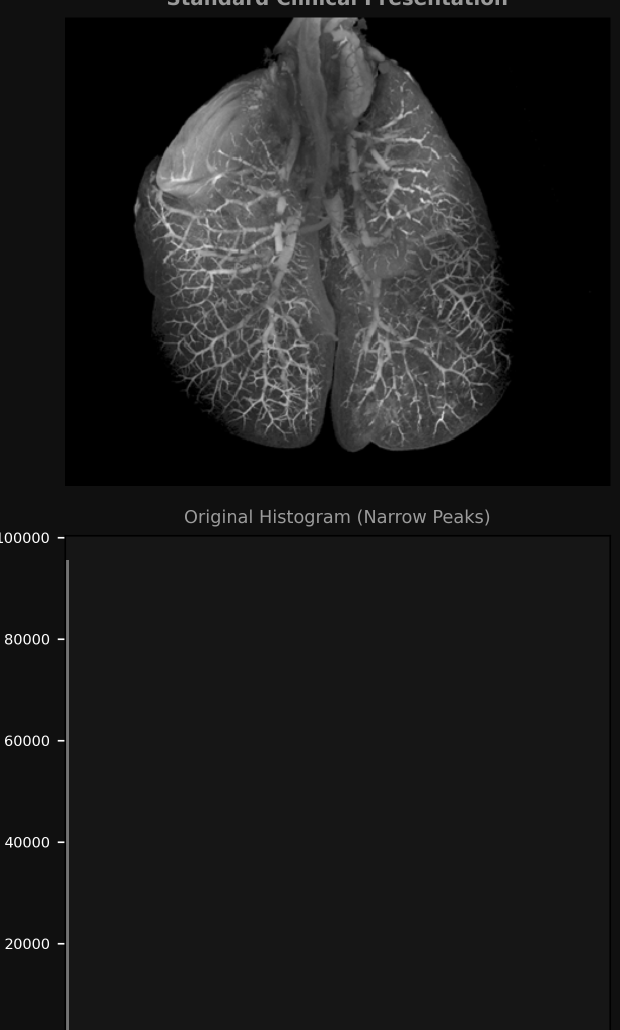
%> input picture Experiment_05/Inputs/images/Lung-HR-contrast.png, 1240 x 2060 px (shown at 1/2 size)
$ octave --eval "example_02_ghe_vs_clahe;"   (GNU Octave 9; MATLAB toolbox functions it lacks are replaced by stand-ins)
%> lines starting %> are read from the running program, lines starting %| are printed output that depends on the picture
%% Experiment 02 - Example 2: Global Equalization vs CLAHE Benchmarking (MATLAB)
% Course: Medical Image Processing (B.Sc. Biomedical Engineering)
% Faculty: Engr. Rana Talha Khalid | Department of Biomedical Engineering, Riphah International University

function example_02_ghe_vs_clahe()
    fprintf('======================================================================\n');
    fprintf('EXAMPLE 2: GLOBAL HE VS CLAHE BENCHMARKING (MATLAB)\n');
    fprintf('======================================================================\n');

    baseDir = fileparts(fileparts(mfilename('fullpath')));
    imgPath = fullfile(baseDir, 'Inputs', 'images', 'Lung-HR-contrast.png');
    if ~exist(imgPath, 'file')
        imgPath = fullfile(fileparts(baseDir), 'images', 'Lung-HR-contrast.png');
    end

    img = imread(imgPath);
%> img is the input picture: size 2060x1240 uint8; min 0, max 255, mean 28.9
    if size(img, 3) == 3, img = rgb2gray(img); end

    % 1. Global Histogram Equalization
    gheImg = histeq(img);
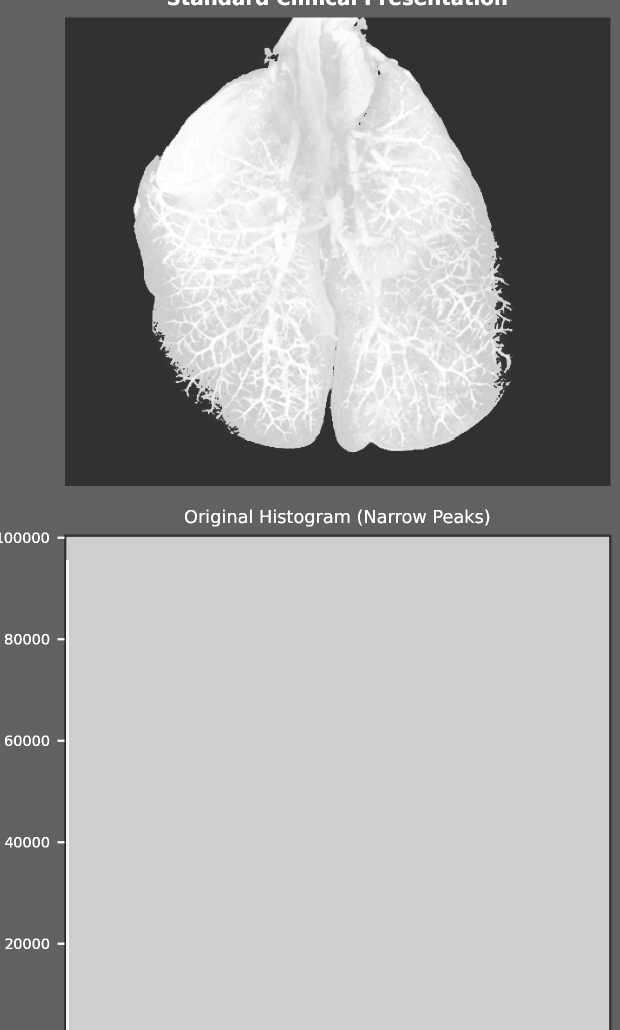
%> gheImg: size 2060x1240 uint8 (shown at 1/2 size); min 49, max 255, mean 158.1

    % 2. CLAHE
    clahe20 = adapthisteq(img, 'ClipLimit', 0.02, 'NumTiles', [8 8]);
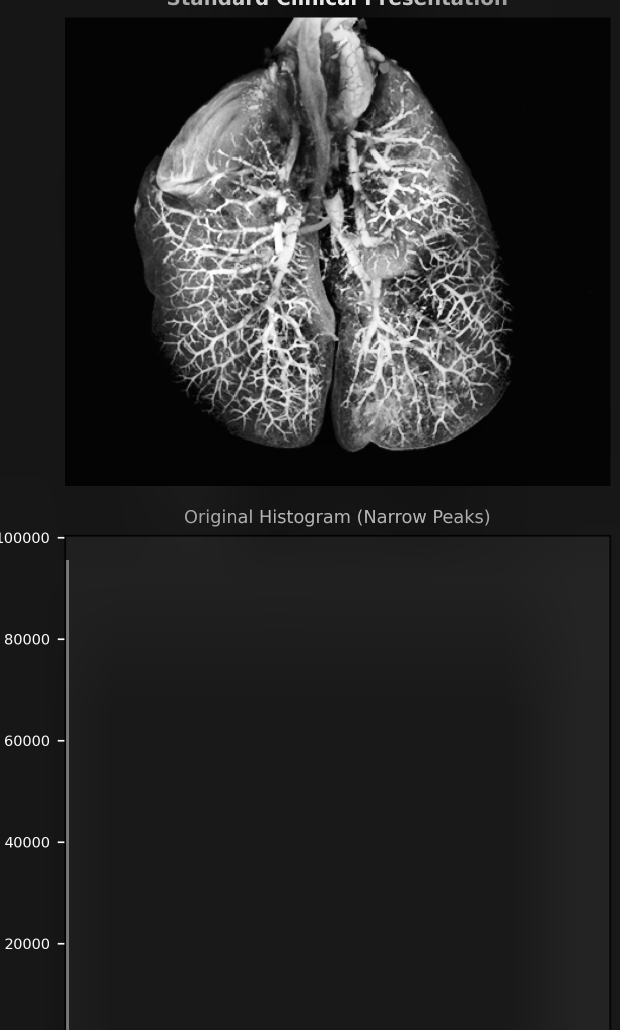
%> clahe20: size 2060x1240 uint8 (shown at 1/2 size); min 0, max 255, mean 39.9
    clahe40 = adapthisteq(img, 'ClipLimit', 0.04, 'NumTiles', [8 8]);

    methods = { ...
        'Original Scan', img; ...
        'Global HE (GHE)', gheImg; ...
        'CLAHE (Clip=0.02)', clahe20; ...
        'CLAHE (Clip=0.04)', clahe40 ...
    };
%> methods = 8 items

    fprintf('%-22s | %-14s | %-10s\n', 'Method', 'Entropy (bits)', 'Std Dev');
    fprintf('--------------------------------------------------\n');
    for i = 1:size(methods, 1)
        im = methods{i, 2};
        [counts, ~] = imhist(im);
        p = counts / numel(im);
        p_nz = p(p > 0);
        ent = -sum(p_nz .* log2(p_nz));
        fprintf('%-22s | %-14.4f | %-10.2f\n', methods{i, 1}, ent, std(double(im(:))));
    end
%> this loop made 4 passes
%> ent on passes 1 to 4: 3.33, 2.56, 4.93, 5.14
%| Original Scan          | 3.3345         | 33.40
%| Global HE (GHE)        | 2.5630         | 72.28
%| CLAHE (Clip=0.02)      | 4.9263         | 49.17
%| CLAHE (Clip=0.04)      | 5.1357         | 48.51

    outDir = fullfile(baseDir, 'Outputs', 'MATLAB');
    figDir = fullfile(baseDir, 'Figures');
    if ~exist(outDir, 'dir'), mkdir(outDir); end
    if ~exist(figDir, 'dir'), mkdir(figDir); end

    fig = figure('Color', [0.06 0.09 0.16], 'Position', [100, 100, 1400, 700], 'Visible', 'off');

    for i = 1:4
%> this loop made 4 passes; what is shown inside it comes from the first
        im = methods{i, 2};
        name = methods{i, 1};
%> name = 'Original Scan'
        [counts, ~] = imhist(im);
%> counts = 256 values, max 1065690 at index 23, min 0 at index 255, mean 9978.1
        p = counts / numel(im); p_nz = p(p > 0);
%> after `p = counts / numel(im)`: p = 256 values, max 0.417 at index 23, min 0 at index 255, mean 0.00391
%> after `p_nz = p(p > 0)`: p_nz = 255 values, max 0.417 at index 23, min 7.83e-07 at index 251, mean 0.00392
        ent = -sum(p_nz .* log2(p_nz));
%> ent = 3.33
        s = std(double(im(:)));
%> s = 33.4

        subplot(2, 4, i);
        imshow(im, []);
        title(sprintf('%s\nH=%.2f | Std=%.1f', name, ent, s), 'Color', 'w', 'FontWeight', 'bold');

        subplot(2, 4, i + 4);
        bar(0:255, counts, 'FaceColor', [0.22 0.74 0.97], 'EdgeColor', 'none');
        set(gca, 'Color', [0.12 0.16 0.23], 'XColor', [0.58 0.64 0.72], 'YColor', [0.58 0.64 0.72]);
        title(sprintf('Histogram (%s)', name), 'Color', 'w', 'FontSize', 9);
        xlim([0 255]);
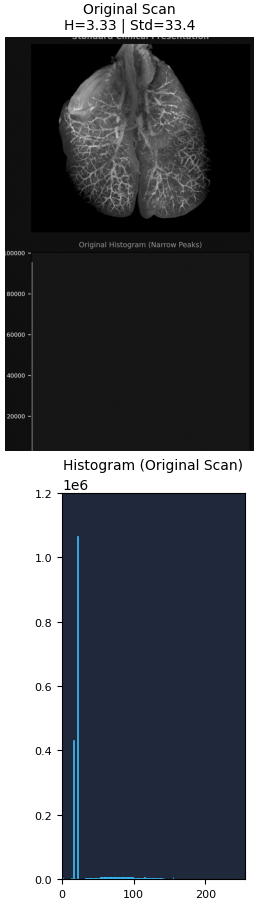
%> figure redrawn from the program's plot data, 2 panels
    end

    sgtitle('Example 2: Global HE vs Contextual CLAHE Contrast Benchmarking (MATLAB)', 'Color', [0.22 0.74 0.97], 'FontWeight', 'bold');

    saveas(fig, fullfile(outDir, 'example_02_ghe_vs_clahe_matlab.png'));
    saveas(fig, fullfile(figDir, 'example_02_ghe_vs_clahe_matlab.png'));
    close(fig);
    fprintf('[SAVED] Saved MATLAB Example 2 figure.\n');
end
